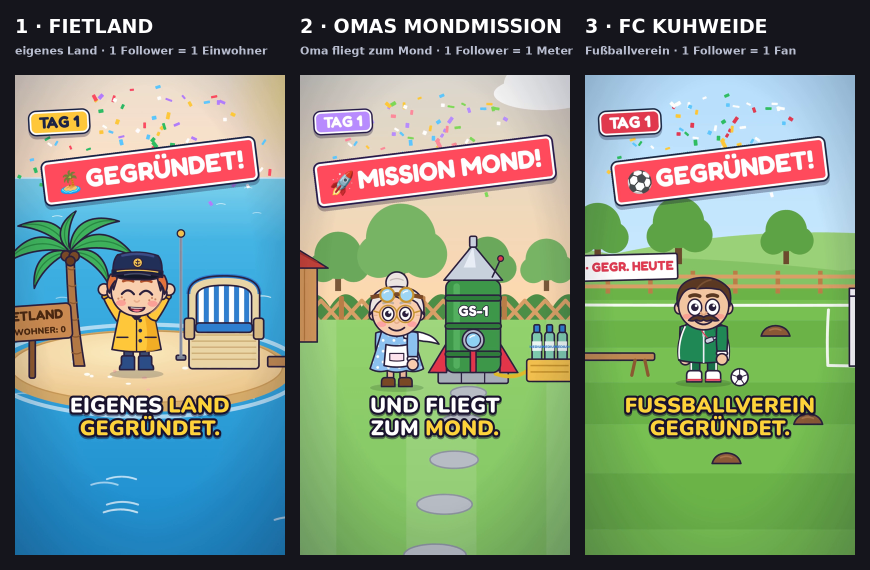
#> input picture auswahl_tag1.png, 1740 x 1140 px, given in place of profil_1080.png, which was not available (shown at 1/2 size)
$ python profilbild.py
#> lines starting #> are read from the running program, lines starting #| are printed output that depends on the picture; after the words box and inside, x2 and y2 are one past the last pixel; in counts of white or black regions, pixels touching at a corner belong together
"""Profilbild für den Kanal „Nachtschicht – Du entscheidest“ aus dem Blender-Render (Einstellung „profil“).
  1. Render:  <bl>/bin/python nachtschicht-teil1/scene.py --shot profil … (Befehl in nachtschicht-teil1/build/profil/befehl.txt)
  2. Nachbearbeitung:  <vx>/bin/python nachtschicht-kanal/profilbild.py
     -> out/profilbild.png        (1080×1080, ohne Schrift; TikTok schneidet rund zu)
        out/profilbild_rec.png    (Variante im Überwachungskamera-Look mit rotem „● REC“)
        out/profilbild_vorschau.png  (rund, groß und klein, auf dunklem und hellem Hintergrund)
"""
import os

import numpy as np
from PIL import Image, ImageDraw, ImageFilter, ImageFont

HERE = os.path.dirname(os.path.abspath(__file__))
SRC = os.path.join(HERE, "..", "nachtschicht-teil1", "build", "profil", "profil_1080.png")
OUT = os.path.join(HERE, "out")
os.makedirs(OUT, exist_ok=True)
rng = np.random.default_rng(47)

a = np.asarray(Image.open(SRC).convert("RGB")).astype(np.float32) / 255
H, W = a.shape[:2]
#> H = 1140; W = 1740
lum = lambda x: x @ np.array([0.2126, 0.7152, 0.0722], dtype=np.float32)  # noqa: E731


def blur(x, r):
    return np.asarray(Image.fromarray((np.clip(x, 0, 1) * 255).astype(np.uint8)).filter(ImageFilter.GaussianBlur(r))).astype(np.float32) / 255


# Leuchten um helle Stellen (Augen, Dachlicht): zwei weiche Schichten, Augen leicht kühl-grünlich
hi = np.clip((lum(a) - 0.62) / 0.38, 0, 1)[..., None] * np.array([0.86, 1.0, 0.94], dtype=np.float32)
a = a + blur(hi, 5) * 0.55 + blur(hi, 18) * 0.45 + blur(hi, 48) * 0.25
#> call 3 of blur, with r = 48
#> in blur (call 3), `return np.asarray(Image.fromarray((np.clip(x, 0, 1) * 255).astype(np.u..`:
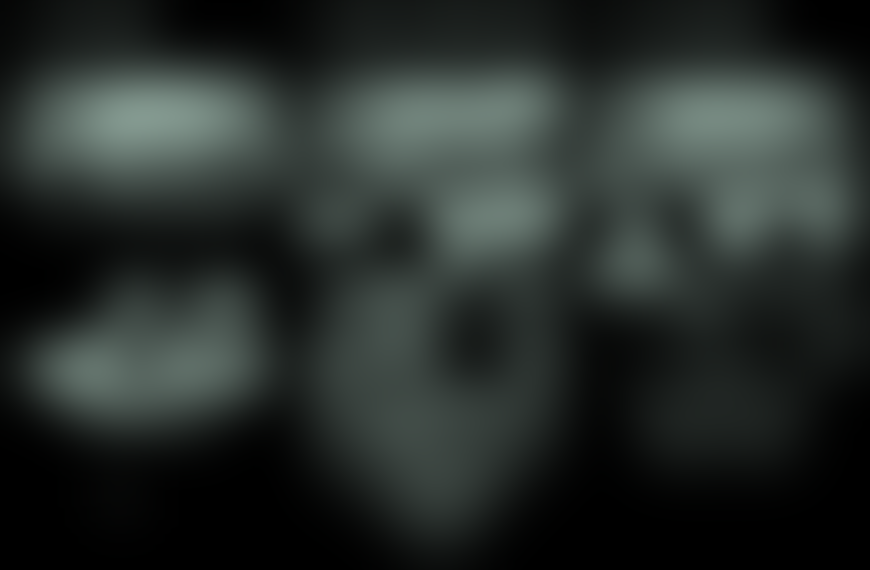
#> returned value: shape (1140, 1740, 3) float32 (shown at 1/2 size); mean of channels 0, 1, 2 0.156, 0.181, 0.17; drawn as R, G, B
# Augen zusätzlich weit leuchten lassen (nur im Bereich der Augen), damit sie auch im 56-px-Rundbild zu sehen sind
yy0, xx0 = np.mgrid[0:H, 0:W].astype(np.float32)
near = np.exp(-(((xx0 - 0.5 * W) / (0.13 * W)) ** 2 + ((yy0 - 0.43 * H) / (0.09 * H)) ** 2))[..., None]
eye = np.clip((lum(a) - 0.8) / 0.2, 0, 1)[..., None] * near * np.array([0.8, 1.0, 0.9], dtype=np.float32)
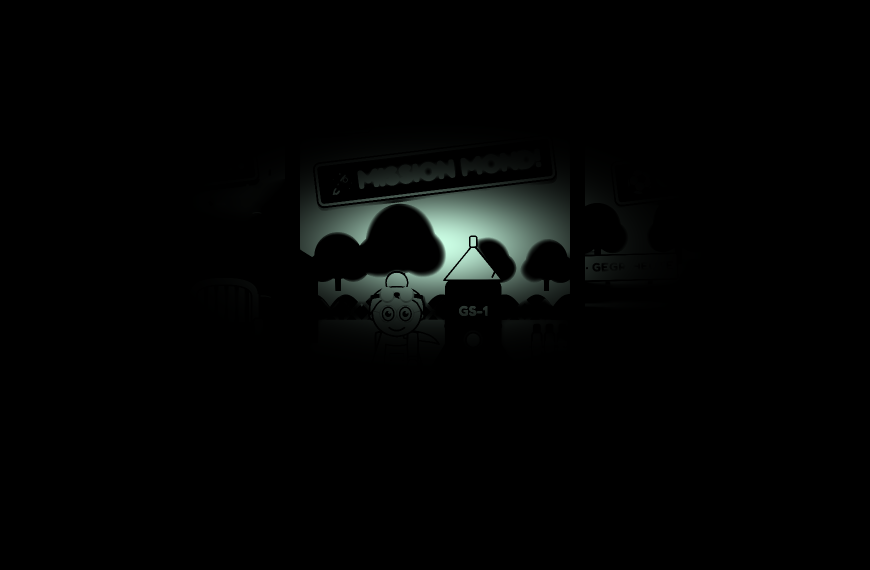
#> eye: shape (1140, 1740, 3) float32 (shown at 1/2 size); mean R, G, B 0.0142, 0.0178, 0.016
a = a + blur(eye, 14) * 0.9 + blur(eye, 40) * 0.8
# Farbe: Schwarz leicht blaugrün angehoben, sanfte S-Kurve
lift = np.array([0.012, 0.018, 0.026], dtype=np.float32)
a = a * (1 - lift) + lift
a = np.clip(a, 0, 1)
a = a * 0.7 + (a * a * (3 - 2 * a)) * 0.3
# Vignette (Mitte betont, das Bild wird ohnehin rund zugeschnitten)
yy, xx = np.mgrid[0:H, 0:W].astype(np.float32)
r = np.hypot((xx - W / 2) / (W / 2), (yy - H * 0.45) / (H / 2))
a = a * (1 - 0.5 * np.clip((r - 0.45) / 0.7, 0, 1) ** 1.4)[..., None]
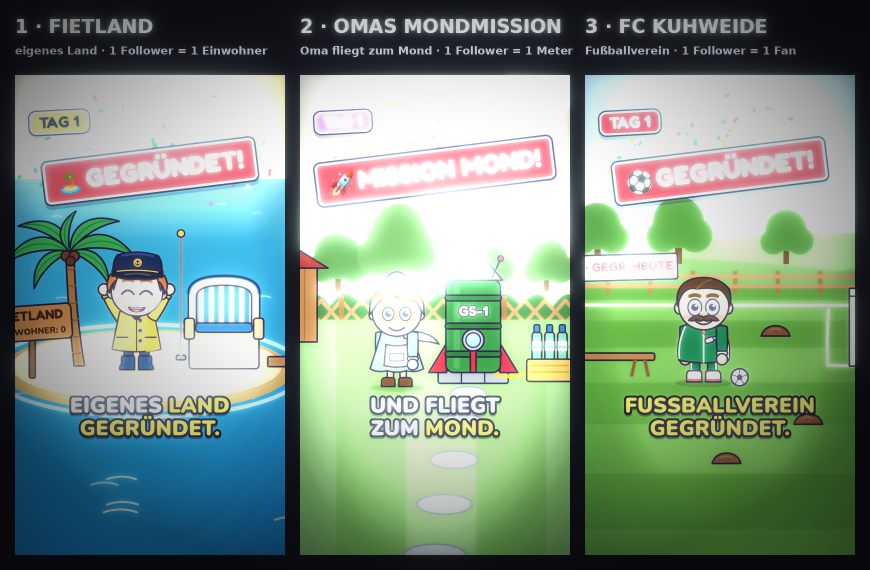
#> a: shape (1140, 1740, 3) float32 (shown at 1/2 size); mean R, G, B 0.489, 0.57, 0.513


def grain(x, s):
#> called with s = 0.016
    return x + (rng.standard_normal((H, W)).astype(np.float32) * s * (1 - 0.6 * lum(np.clip(x, 0, 1))))[..., None]


main = np.clip(grain(a, 0.016), 0, 1)
Image.fromarray((main * 255).astype(np.uint8)).save(os.path.join(OUT, "profilbild.png"), optimize=True)

# Variante Überwachungskamera: fast schwarzweiß, Zeilen, mehr Rauschen, rotes „● REC“ (liegt innerhalb des Kreises)
g = lum(a)[..., None]
cam = a * 0.25 + g * np.array([0.92, 1.0, 0.96], dtype=np.float32) * 0.75
cam = cam * (1 - 0.07 * ((np.arange(H) % 4) < 2).astype(np.float32))[:, None, None]
cam = np.clip(grain(cam, 0.03), 0, 1)
im = Image.fromarray((cam * 255).astype(np.uint8))
d = ImageDraw.Draw(im)
f = ImageFont.truetype("/usr/share/fonts/truetype/jetbrains-mono/JetBrainsMono-Bold.ttf", 62)
x0, y0 = 250, 215
d.ellipse((x0, y0 + 14, x0 + 44, y0 + 58), fill=(235, 30, 36))
d.text((x0 + 64, y0), "REC", font=f, fill=(235, 30, 36))
im.save(os.path.join(OUT, "profilbild_rec.png"), optimize=True)
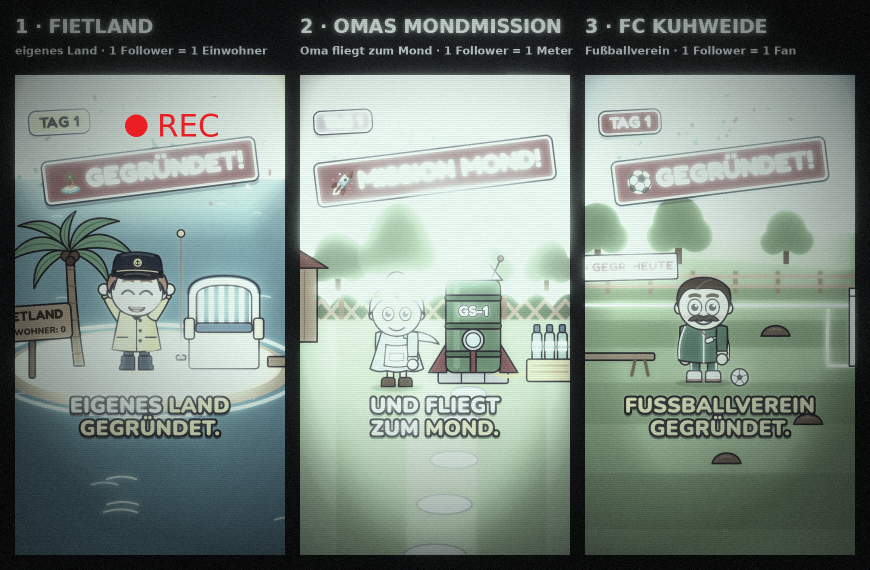
#> saved as profilbild_rec.png: PIL image 1740x1140 RGB (shown at 1/2 size); mean R, G, B 122.9, 135.7, 128.1


# Vorschau: so erscheint es rund im Profil (groß) und neben Kommentaren (klein), dunkel und hell
def circ(img, size):
    s = img.resize((size, size), Image.LANCZOS)
    m = Image.new("L", (size * 4, size * 4), 0)
    ImageDraw.Draw(m).ellipse((0, 0, size * 4 - 1, size * 4 - 1), fill=255)
    s.putalpha(m.resize((size, size), Image.LANCZOS))
    return s


imgs = [Image.open(os.path.join(OUT, n)).convert("RGB") for n in ("profilbild.png", "profilbild_rec.png")]
sheet = Image.new("RGB", (2 * 520, 2 * 400), (18, 18, 18))
#> sheet: PIL image 1040x800 RGB; every value is 18
ImageDraw.Draw(sheet).rectangle((0, 400, 1040, 800), fill=(255, 255, 255))
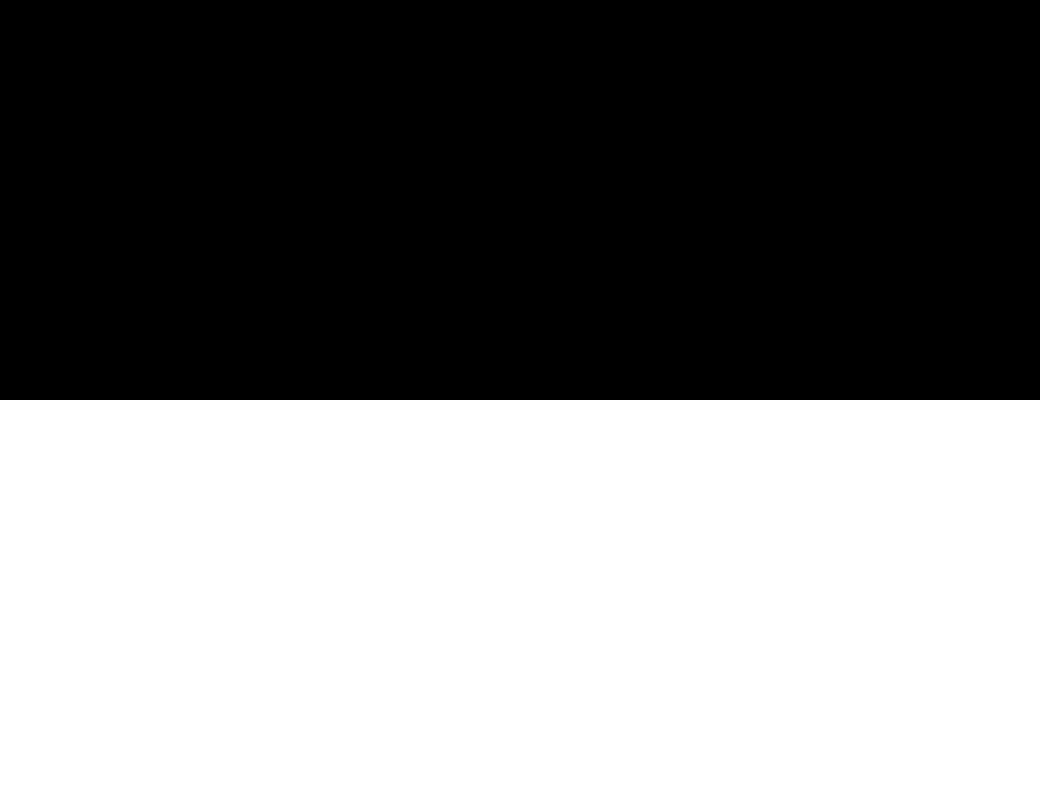
#> sheet: PIL image 1040x800 RGB; values 18 (black) and 255 (white), 50% white; 1 white region, box (x1, y1, x2, y2) and area: (0, 400, 1040, 800) 416000
for c, img in enumerate(imgs):
    for row in range(2):
        ox, oy = c * 520 + 40, row * 400 + 40
        sheet.paste(circ(img, 320), (ox, oy), circ(img, 320))
        sheet.paste(circ(img, 56), (ox + 360, oy + 132), circ(img, 56))
#> this loop made 2 passes
#> c on passes 1 to 2: 0, 1
#> pass 1, in circ (call 3), `s = img.resize((size, size), Image.LANCZOS)`:
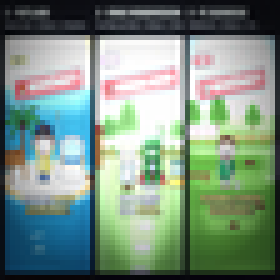
#> s: PIL image 56x56 RGB (shown 5 times larger); mean R, G, B 123.7, 144.9, 130.2
#> after the loop:
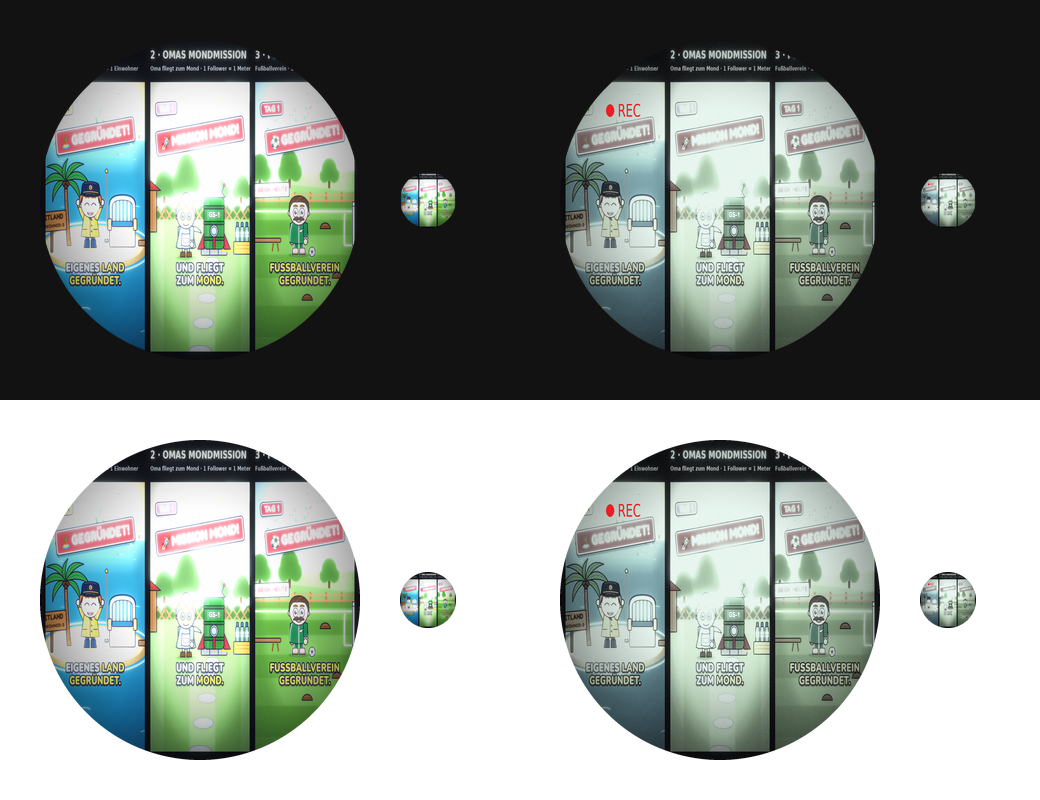
#> sheet: PIL image 1040x800 RGB; mean R, G, B 139.7, 147, 141.6
sheet.save(os.path.join(OUT, "profilbild_vorschau.png"), optimize=True)
print("Profilbilder fertig:", ", ".join(sorted(os.listdir(OUT))))
